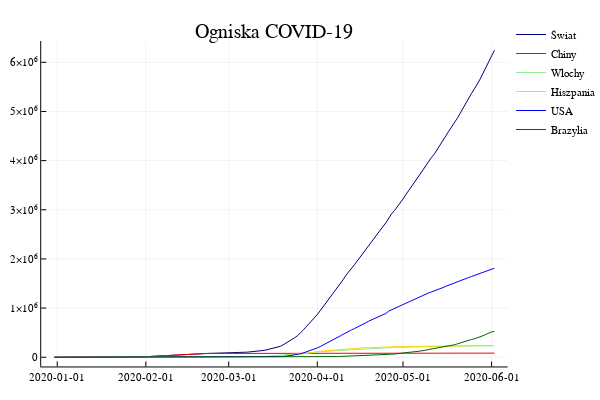

Notebook code cell kept with this figure:
### Markdown cell above
### Ogniska zachorowań
Spośród wszystkich krajów, możemy wyróżnić kilka, które mają najwięcej zachorowań.

### Code cell
worldwide = covid[covid[:location] .== "World", :]
china = covid[covid[:location] .== "China", :]
italy = covid[covid[:location] .== "Italy", :]
spain = covid[covid[:location] .== "Spain", :]
usa = covid[covid[:location] .== "United States", :]
brazil = covid[covid[:location] .== "Brazil", :]

plot(worldwide[:date], worldwide[:total_cases], label = "Świat",
                                                title = "Ogniska COVID-19",
                                                color = :navy)

plot!(china[:date], china[:total_cases], label="Chiny", color = :red)
plot!(italy[:date], italy[:total_cases], label="Włochy", color = :lightgreen)
plot!(spain[:date], spain[:total_cases], label="Hiszpania", color = :gold)
plot!(usa[:date], usa[:total_cases], label="USA", color = :blue)
plot!(brazil[:date], brazil[:total_cases], label="Brazylia", color = :darkgreen)

### Figure 1 — Plotly figure (JSON) as saved in the notebook; plotly's stock layout.template omitted (floating-point values rounded to 4 significant figures; data arrays with more than 128 entries replaced by an {"elided": "..."} marker saying what was removed)
{"data": [{"colorbar": {"title": ""}, "legendgroup": "Świat", "line": {"color": "rgba(0, 0, 128, 1.000)", "dash": "solid", "shape": "linear", "width": 1}, "mode": "lines", "name": "Świat", "showlegend": true, "type": "scatter", "x": {"elided": "155 int values"}, "xaxis": "x1", "y": {"elided": "155 int values"}, "yaxis": "y1", "zmax": null, "zmin": null}, {"colorbar": {"title": ""}, "legendgroup": "Chiny", "line": {"color": "rgba(255, 0, 0, 1.000)", "dash": "solid", "shape": "linear", "width": 1}, "mode": "lines", "name": "Chiny", "showlegend": true, "type": "scatter", "x": {"elided": "155 int values"}, "xaxis": "x1", "y": {"elided": "155 int values"}, "yaxis": "y1", "zmax": null, "zmin": null}, {"colorbar": {"title": ""}, "legendgroup": "Włochy", "line": {"color": "rgba(144, 238, 144, 1.000)", "dash": "solid", "shape": "linear", "width": 1}, "mode": "lines", "name": "Włochy", "showlegend": true, "type": "scatter", "x": {"elided": "155 int values"}, "xaxis": "x1", "y": {"elided": "155 int values"}, "yaxis": "y1", "zmax": null, "zmin": null}, {"colorbar": {"title": ""}, "legendgroup": "Hiszpania", "line": {"color": "rgba(255, 215, 0, 1.000)", "dash": "solid", "shape": "linear", "width": 1}, "mode": "lines", "name": "Hiszpania", "showlegend": true, "type": "scatter", "x": {"elided": "154 int values"}, "xaxis": "x1", "y": {"elided": "154 int values"}, "yaxis": "y1", "zmax": null, "zmin": null}, {"colorbar": {"title": ""}, "legendgroup": "USA", "line": {"color": "rgba(0, 0, 255, 1.000)", "dash": "solid", "shape": "linear", "width": 1}, "mode": "lines", "name": "USA", "showlegend": true, "type": "scatter", "x": {"elided": "155 int values"}, "xaxis": "x1", "y": {"elided": "155 int values"}, "yaxis": "y1", "zmax": null, "zmin": null}, {"colorbar": {"title": ""}, "legendgroup": "Brazylia", "line": {"color": "rgba(0, 100, 0, 1.000)", "dash": "solid", "shape": "linear", "width": 1}, "mode": "lines", "name": "Brazylia", "showlegend": true, "type": "scatter", "x": {"elided": "155 int values"}, "xaxis": "x1", "y": {"elided": "155 int values"}, "yaxis": "y1", "zmax": null, "zmin": null}], "layout": {"annotations": [{"font": {"color": "rgba(0, 0, 0, 1.000)", "family": "sans-serif", "size": 20}, "rotation": 0, "showarrow": false, "text": "Ogniska COVID-19", "x": 0.537, "xanchor": "center", "xref": "paper", "y": 1, "yanchor": "top", "yref": "paper"}], "height": 400, "legend": {"bgcolor": "rgba(255, 255, 255, 1.000)", "bordercolor": "rgba(0, 0, 0, 1.000)", "font": {"color": "rgba(0, 0, 0, 1.000)", "family": "sans-serif", "size": 11}, "tracegroupgap": 0, "x": 1, "y": 1}, "margin": {"b": 20, "l": 0, "r": 0, "t": 20}, "paper_bgcolor": "rgba(255, 255, 255, 1.000)", "plot_bgcolor": "rgba(255, 255, 255, 1.000)", "showlegend": true, "width": 600, "xaxis": {"anchor": "y1", "domain": [0.08064, 0.9934], "gridcolor": "rgba(0, 0, 0, 0.100)", "gridwidth": 0.5, "linecolor": "rgba(0, 0, 0, 1.000)", "mirror": false, "range": [737400.0, 737600.0], "showgrid": true, "showline": true, "showticklabels": true, "tickangle": 0, "tickcolor": "rgb(0, 0, 0)", "tickfont": {"color": "rgba(0, 0, 0, 1.000)", "family": "sans-serif", "size": 11}, "tickmode": "array", "ticks": "inside", "ticktext": ["2020-01-01", "2020-02-01", "2020-03-01", "2020-04-01", "2020-05-01", "2020-06-01"], "tickvals": [737425, 737456, 737485, 737516, 737546, 737577], "title": "", "titlefont": {"color": "rgba(0, 0, 0, 1.000)", "family": "sans-serif", "size": 15}, "type": "-", "visible": true, "zeroline": false, "zerolinecolor": "rgba(0, 0, 0, 1.000)"}, "yaxis": {"anchor": "x1", "domain": [0.03762, 0.9415], "gridcolor": "rgba(0, 0, 0, 0.100)", "gridwidth": 0.5, "linecolor": "rgba(0, 0, 0, 1.000)", "mirror": false, "range": [-187400.0, 6433000.0], "showgrid": true, "showline": true, "showticklabels": true, "tickangle": 0, "tickcolor": "rgb(0, 0, 0)", "tickfont": {"color": "rgba(0, 0, 0, 1.000)", "family": "sans-serif", "size": 11}, "tickmode": "array", "ticks": "inside", "ticktext": ["0", "1×10⁶", "2×10⁶", "3×10⁶", "4×10⁶", "5×10⁶", "6×10⁶"], "tickvals": [0, 1000000, 2000000, 3000000, 4000000, 5000000, 6000000], "title": "", "titlefont": {"color": "rgba(0, 0, 0, 1.000)", "family": "sans-serif", "size": 15}, "type": "-", "visible": true, "zeroline": false, "zerolinecolor": "rgba(0, 0, 0, 1.000)"}}}
